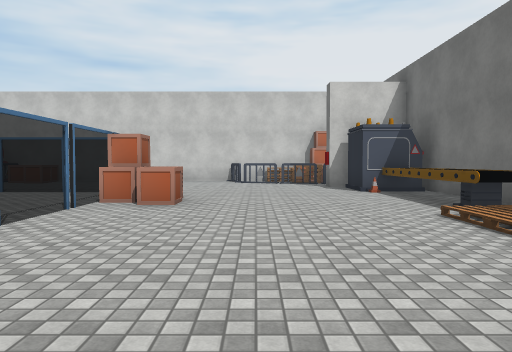
View 1 (above)

16 first-person views from a walk through a 3-D level made in the Unity game engine. The camera is 1.4 m above the floor, tilts 2° down and sees 70° across. The floor is counted in squares, 2 m on a side. Each view is taken from the middle of a square. On the plan, view 1 faces up. The plan holds only what a view shows up to about 11 squares ahead; the rest is blank. The player character is not drawn. Some surface patterns are stand-ins.

View 2
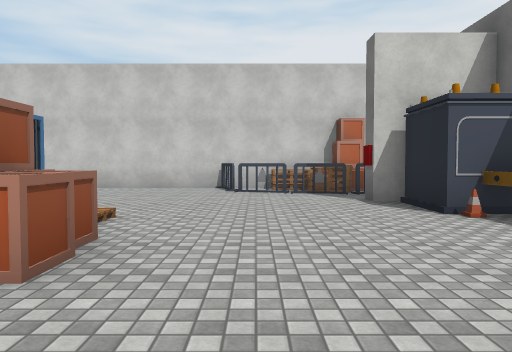

View 3
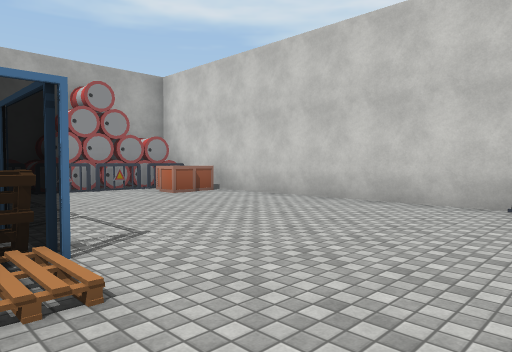

View 4
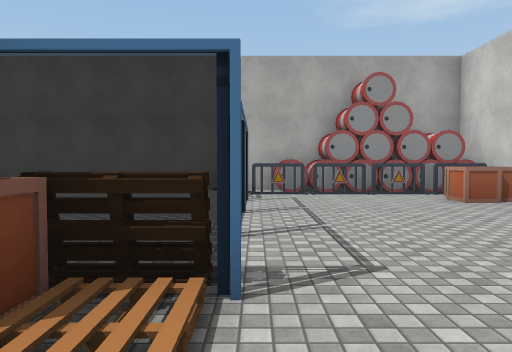

View 5
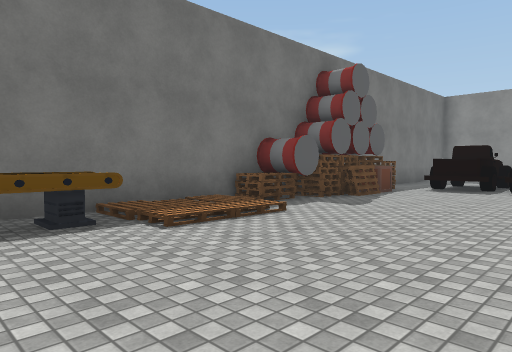

View 6
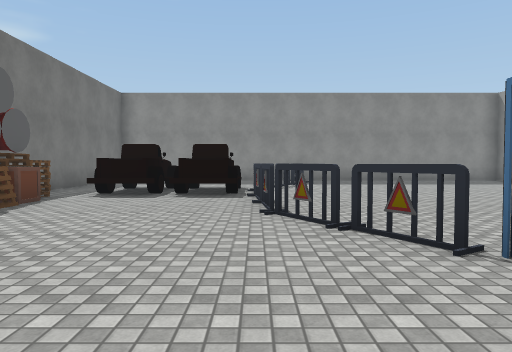

View 7
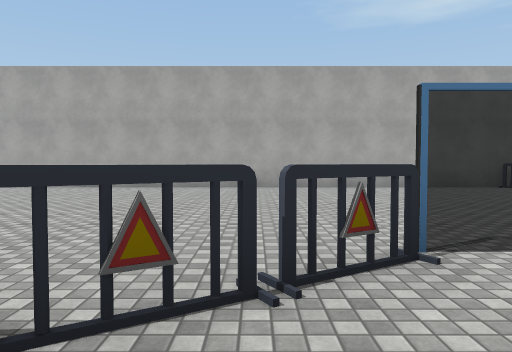

View 8
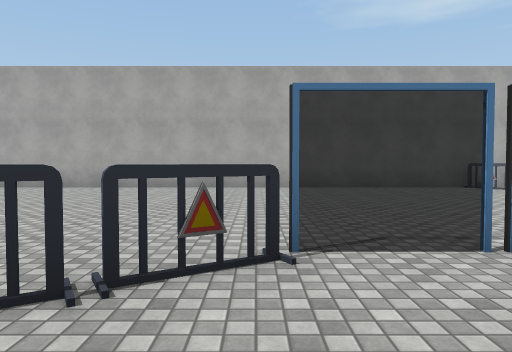

View 9
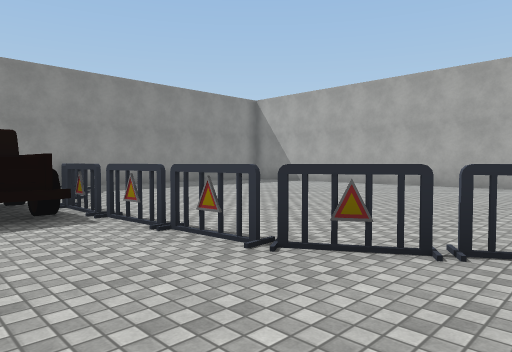

View 10
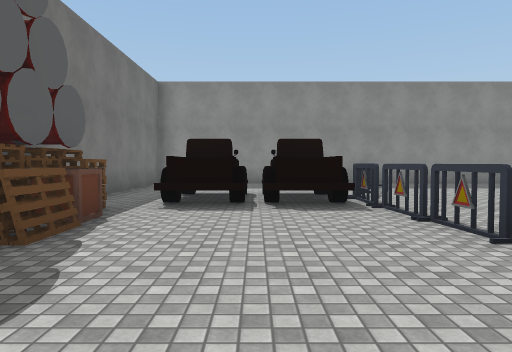

View 11
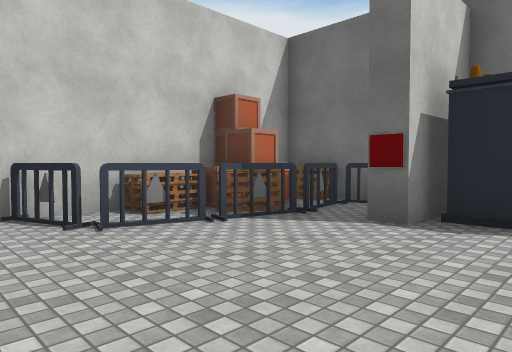

View 12
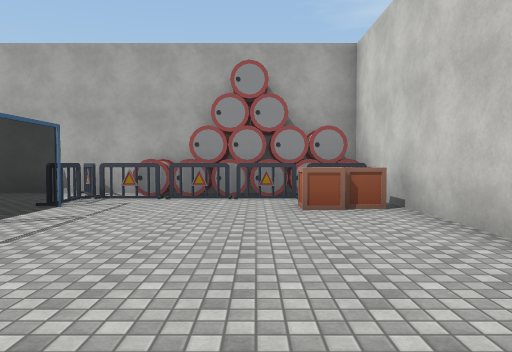

View 13
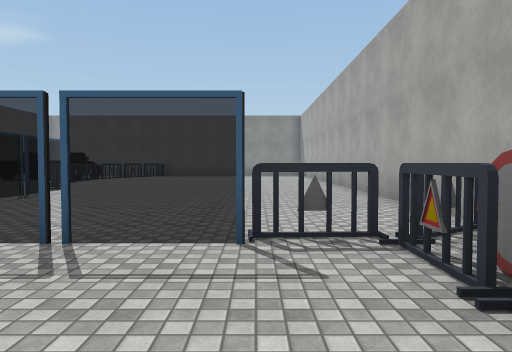

View 14
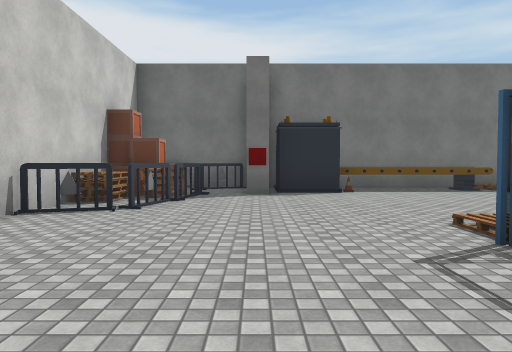

View 15
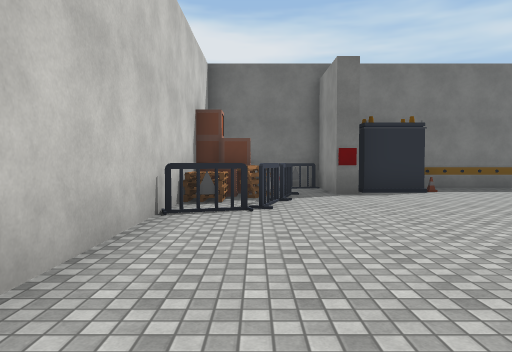

View 16
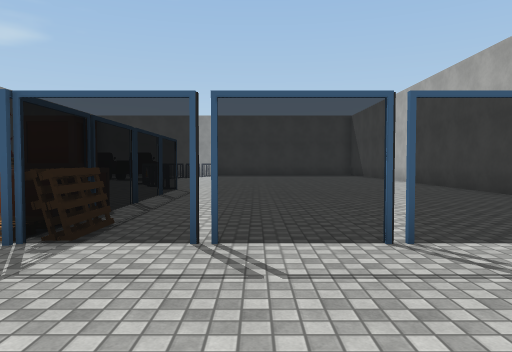

### Floor plan
Key: @ floor where view 1 was taken; # wall or solid block; x gap in a wall; . floor; / step, stairs or slope; = window, fence, low wall or low ledge; ^ raised ledge; B box; A barrier; R barrel; T truck; O other object.
Columns run from 11 left of view 1 to 5 right of it. Each row starts with its distance up from view 1.
 15     ######
 14 #RAB......A#OBBO
 13 #RAB.......AOBBO
 12 #RA..........AAA
 11 #RA..........O##
 10 #RA...........O#
  9 #AA.=====.....O#
  8 #A......OB....^^
  7 #.......BB....^^
  6 #.......=B....^^
  5 #.......=.....//#
  4 #.......=.....//#
  3 #.......=.....//#
  2 #.......A......O
  1 #........A.....R
  0 #........x.@..OO
 -1 #.........A...BO
 -2 #.........A...BO
 -3 #.........ATTTTO
 -4 #.........ATTT #
 -5 #         OTTTT#

Positions as (right, up) in squares from view 1, and headings:
1: (0, 0), facing up
2: (0, 4), facing up
3: (0, 8), facing up-left
4: (-1, 9), facing left
5: (-1, 7), facing down-right
6: (-1, 5), facing down
7: (0, 1), facing left
8: (0, 2), facing left
9: (1, 2), facing down-left
10: (1, 3), facing down
11: (-2, 9), facing up-right
12: (-2, 12), facing left
13: (-8, 12), facing down
14: (-6, 11), facing right
15: (-6, 13), facing right
16: (-5, 12), facing down
